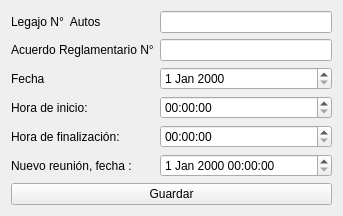
<?xml version="1.0" encoding="UTF-8"?>
<ui version="4.0">
 <class>General</class>
 <widget class="QWidget" name="General">
  <property name="geometry">
   <rect>
    <x>0</x>
    <y>0</y>
    <width>343</width>
    <height>182</height>
   </rect>
  </property>
  <property name="windowTitle">
   <string>Datos Generales de la Sesion</string>
  </property>
  <layout class="QGridLayout" name="gridLayout_2">
   <item row="0" column="0">
    <layout class="QGridLayout" name="gridLayout">
     <item row="0" column="0">
      <widget class="QLabel" name="label">
       <property name="text">
        <string>Legajo N°  Autos  </string>
       </property>
      </widget>
     </item>
     <item row="1" column="0">
      <widget class="QLabel" name="label_4">
       <property name="text">
        <string>Acuerdo Reglamentario N°</string>
       </property>
      </widget>
     </item>
     <item row="3" column="1">
      <widget class="QTimeEdit" name="tNueva"/>
     </item>
     <item row="0" column="1">
      <widget class="QLineEdit" name="lLegajoN"/>
     </item>
     <item row="5" column="1">
      <widget class="QDateTimeEdit" name="tFecha"/>
     </item>
     <item row="4" column="1">
      <widget class="QTimeEdit" name="tFin"/>
     </item>
     <item row="5" column="0">
      <widget class="QLabel" name="label_5">
       <property name="layoutDirection">
        <enum>Qt::LeftToRight</enum>
       </property>
       <property name="text">
        <string>Nuevo reunión, fecha :</string>
       </property>
      </widget>
     </item>
     <item row="1" column="1">
      <widget class="QLineEdit" name="lNumeroA"/>
     </item>
     <item row="3" column="0">
      <widget class="QLabel" name="label_3">
       <property name="text">
        <string>Hora de inicio:</string>
       </property>
      </widget>
     </item>
     <item row="4" column="0">
      <widget class="QLabel" name="label_2">
       <property name="text">
        <string>Hora de finalización:</string>
       </property>
      </widget>
     </item>
     <item row="7" column="0" colspan="2">
      <widget class="QPushButton" name="Guardar">
       <property name="text">
        <string>Guardar</string>
       </property>
      </widget>
     </item>
     <item row="2" column="0">
      <widget class="QLabel" name="label_6">
       <property name="text">
        <string>Fecha</string>
       </property>
      </widget>
     </item>
     <item row="2" column="1">
      <widget class="QDateEdit" name="tFechaActual"/>
     </item>
    </layout>
   </item>
  </layout>
 </widget>
 <tabstops>
  <tabstop>lLegajoN</tabstop>
  <tabstop>lNumeroA</tabstop>
  <tabstop>tNueva</tabstop>
  <tabstop>tFin</tabstop>
  <tabstop>tFecha</tabstop>
  <tabstop>Guardar</tabstop>
 </tabstops>
 <resources/>
 <connections/>
</ui>
